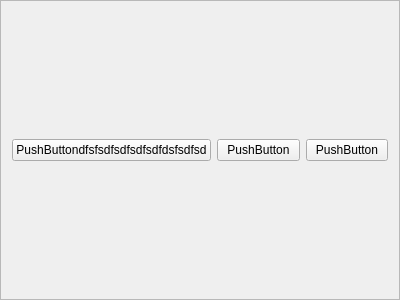
<?xml version="1.0" encoding="UTF-8"?>
<ui version="4.0">
 <class>Frame</class>
 <widget class="QFrame" name="Frame">
  <property name="geometry">
   <rect>
    <x>0</x>
    <y>0</y>
    <width>400</width>
    <height>300</height>
   </rect>
  </property>
  <property name="windowTitle">
   <string>Frame</string>
  </property>
  <property name="frameShape">
   <enum>QFrame::StyledPanel</enum>
  </property>
  <property name="frameShadow">
   <enum>QFrame::Raised</enum>
  </property>
  <layout class="QGridLayout" name="gridLayout">
   <item row="0" column="0">
    <layout class="QHBoxLayout" name="horizontalLayout">
     <item>
      <widget class="QPushButton" name="pushButton_3">
       <property name="text">
        <string>PushButtondfsfsdfsdfsdfsdfdsfsdfsd</string>
       </property>
      </widget>
     </item>
     <item>
      <widget class="QPushButton" name="pushButton_2">
       <property name="text">
        <string>PushButton</string>
       </property>
      </widget>
     </item>
     <item>
      <widget class="QPushButton" name="pushButton">
       <property name="text">
        <string>PushButton</string>
       </property>
      </widget>
     </item>
    </layout>
   </item>
  </layout>
 </widget>
 <resources/>
 <connections/>
</ui>
